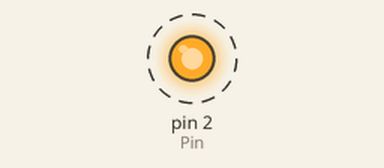
Bench run of a sketch on a simulated Arduino Uno, built with avr-gcc and run on an emulated ATmega328P. Shown: output pins drawn as LEDs (lit = HIGH). Dashed ring = blinking.

Above: at 0.2 s.
Timing chart, 0 to 3.0 s (numbered marks = the images above):
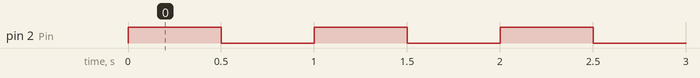

Measured:
- by itself, pin 2 (Pin): alternates HIGH for 0.50 s and LOW for 0.50 s

The sketch:

02-blinkLED.ino
```cpp
/**
 * In this tutorial we will use a different output pin to blink an led
 * V = R/I = ( 5 - 2 ) / 0.015 = 200 -> use 220
 */

const int Pin = 2;
const unsigned long delay_ms = 500;

void setup() {
  pinMode( Pin, OUTPUT );
}

void loop() {
  digitalWrite(Pin, HIGH);
  delay( delay_ms );
  digitalWrite(Pin, LOW);
  delay( delay_ms );
}
```
